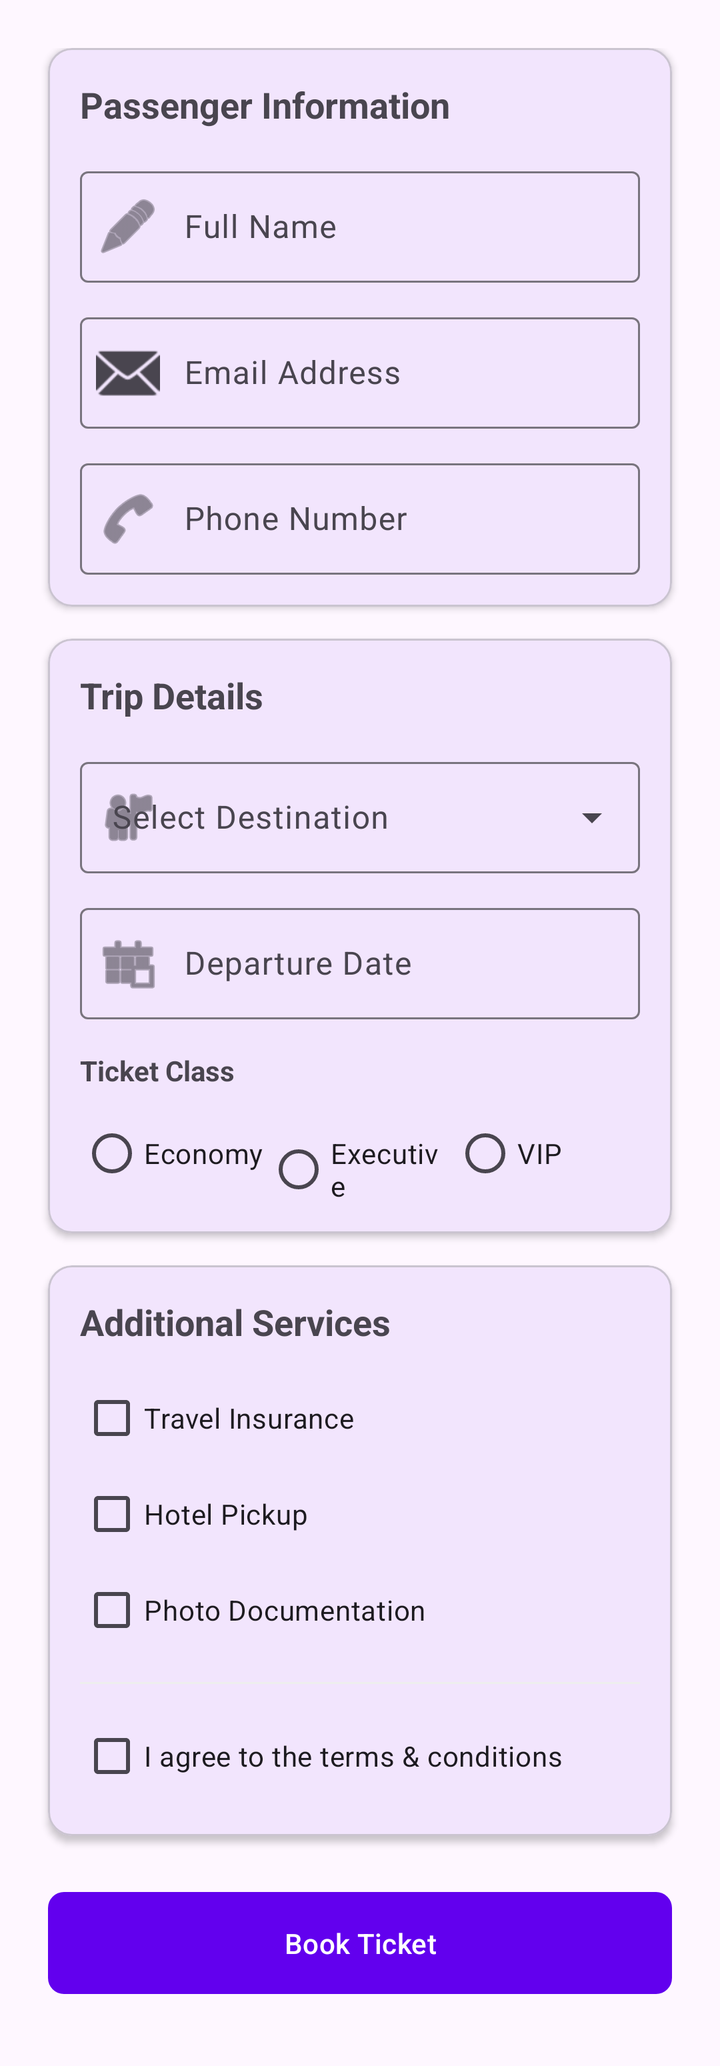
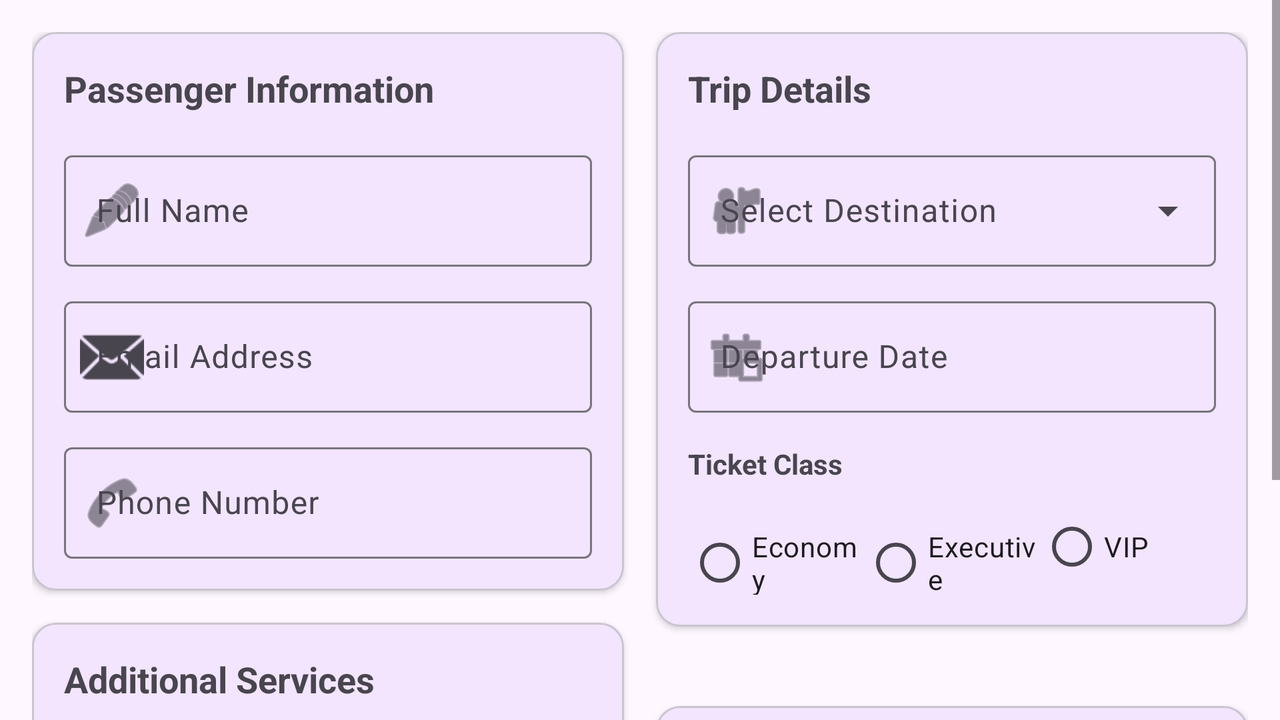

The same Android screen from two of the app's own layout files: first res/layout/ as a phone draws it, then the repository's variant for another configuration, drawn on a device whose configuration selects that folder. Both files follow.
<!-- AndroidManifest.xml: application theme Theme.MyTravel -->
<!-- res/layout/activity_main.xml -->
<?xml version="1.0" encoding="utf-8"?>
<ScrollView xmlns:android="http://schemas.android.com/apk/res/android"
    xmlns:app="http://schemas.android.com/apk/res-auto"
    xmlns:tools="http://schemas.android.com/tools"
    android:layout_width="match_parent"
    android:layout_height="match_parent"
    android:fillViewport="true"
    tools:context=".MainActivity">

    <androidx.constraintlayout.widget.ConstraintLayout
        android:id="@+id/main"
        android:layout_width="match_parent"
        android:layout_height="wrap_content"
        android:paddingTop="24dp"
        android:paddingBottom="@dimen/screen_margin_vertical">

        <androidx.constraintlayout.widget.Guideline
            android:id="@+id/guidelineStart"
            android:layout_width="wrap_content"
            android:layout_height="wrap_content"
            android:orientation="vertical"
            app:layout_constraintGuide_begin="@dimen/screen_margin_horizontal" />

        <androidx.constraintlayout.widget.Guideline
            android:id="@+id/guidelineEnd"
            android:layout_width="wrap_content"
            android:layout_height="wrap_content"
            android:orientation="vertical"
            app:layout_constraintGuide_end="@dimen/screen_margin_horizontal" />

        
        <com.google.android.material.card.MaterialCardView
            android:id="@+id/cardPassenger"
            android:layout_width="0dp"
            android:layout_height="wrap_content"
            app:cardCornerRadius="@dimen/card_corner_radius"
            app:cardElevation="2dp"
            app:layout_constraintTop_toTopOf="parent"
            app:layout_constraintStart_toStartOf="@id/guidelineStart"
            app:layout_constraintEnd_toEndOf="@id/guidelineEnd"
            app:layout_constraintWidth_max="@dimen/form_max_width">

            <LinearLayout
                android:layout_width="match_parent"
                android:layout_height="wrap_content"
                android:orientation="vertical"
                android:padding="16dp">

                <TextView
                    android:layout_width="wrap_content"
                    android:layout_height="wrap_content"
                    android:text="@string/section_passenger"
                    android:textSize="18sp"
                    android:textStyle="bold"
                    android:layout_marginBottom="16dp" />

                <com.google.android.material.textfield.TextInputLayout
                    android:layout_width="match_parent"
                    android:layout_height="wrap_content"
                    android:hint="@string/customer_name"
                    app:startIconDrawable="@android:drawable/ic_menu_edit"
                    style="@style/Widget.Material3.TextInputLayout.OutlinedBox">

                    <com.google.android.material.textfield.TextInputEditText
                        android:id="@+id/etName"
                        android:layout_width="match_parent"
                        android:layout_height="wrap_content"
                        android:inputType="textPersonName" />
                </com.google.android.material.textfield.TextInputLayout>

                <com.google.android.material.textfield.TextInputLayout
                    android:layout_width="match_parent"
                    android:layout_height="wrap_content"
                    android:layout_marginTop="12dp"
                    android:hint="@string/customer_email"
                    app:startIconDrawable="@android:drawable/ic_dialog_email"
                    style="@style/Widget.Material3.TextInputLayout.OutlinedBox">

                    <com.google.android.material.textfield.TextInputEditText
                        android:id="@+id/etEmail"
                        android:layout_width="match_parent"
                        android:layout_height="wrap_content"
                        android:inputType="textEmailAddress" />
                </com.google.android.material.textfield.TextInputLayout>

                <com.google.android.material.textfield.TextInputLayout
                    android:layout_width="match_parent"
                    android:layout_height="wrap_content"
                    android:layout_marginTop="12dp"
                    android:hint="@string/customer_phone"
                    app:startIconDrawable="@android:drawable/ic_menu_call"
                    style="@style/Widget.Material3.TextInputLayout.OutlinedBox">

                    <com.google.android.material.textfield.TextInputEditText
                        android:id="@+id/etPhone"
                        android:layout_width="match_parent"
                        android:layout_height="wrap_content"
                        android:inputType="phone" />
                </com.google.android.material.textfield.TextInputLayout>

            </LinearLayout>
        </com.google.android.material.card.MaterialCardView>

        
        <com.google.android.material.card.MaterialCardView
            android:id="@+id/cardTrip"
            android:layout_width="0dp"
            android:layout_height="wrap_content"
            android:layout_marginTop="16dp"
            app:cardCornerRadius="@dimen/card_corner_radius"
            app:cardElevation="2dp"
            app:layout_constraintTop_toBottomOf="@id/cardPassenger"
            app:layout_constraintStart_toStartOf="@id/guidelineStart"
            app:layout_constraintEnd_toEndOf="@id/guidelineEnd"
            app:layout_constraintWidth_max="@dimen/form_max_width">

            <LinearLayout
                android:layout_width="match_parent"
                android:layout_height="wrap_content"
                android:orientation="vertical"
                android:padding="16dp">

                <TextView
                    android:layout_width="wrap_content"
                    android:layout_height="wrap_content"
                    android:text="@string/section_trip"
                    android:textSize="18sp"
                    android:textStyle="bold"
                    android:layout_marginBottom="16dp" />

                <com.google.android.material.textfield.TextInputLayout
                    android:layout_width="match_parent"
                    android:layout_height="wrap_content"
                    android:hint="@string/destination_prompt"
                    app:startIconDrawable="@android:drawable/ic_menu_myplaces"
                    style="@style/Widget.Material3.TextInputLayout.OutlinedBox.ExposedDropdownMenu">

                    <AutoCompleteTextView
                        android:id="@+id/spinnerDestination"
                        android:layout_width="match_parent"
                        android:layout_height="wrap_content"
                        android:inputType="none" />
                </com.google.android.material.textfield.TextInputLayout>

                <com.google.android.material.textfield.TextInputLayout
                    android:layout_width="match_parent"
                    android:layout_height="wrap_content"
                    android:layout_marginTop="12dp"
                    android:hint="@string/departure_date"
                    app:startIconDrawable="@android:drawable/ic_menu_today"
                    style="@style/Widget.Material3.TextInputLayout.OutlinedBox">

                    <com.google.android.material.textfield.TextInputEditText
                        android:id="@+id/etDate"
                        android:layout_width="match_parent"
                        android:layout_height="wrap_content"
                        android:focusable="false"
                        android:clickable="true"
                        android:inputType="none" />
                </com.google.android.material.textfield.TextInputLayout>

                <TextView
                    android:layout_width="wrap_content"
                    android:layout_height="wrap_content"
                    android:layout_marginTop="16dp"
                    android:text="@string/ticket_class"
                    android:textStyle="bold" />

                <RadioGroup
                    android:id="@+id/rgClass"
                    android:layout_width="match_parent"
                    android:layout_height="wrap_content"
                    android:orientation="horizontal"
                    android:layout_marginTop="8dp">

                    <RadioButton
                        android:id="@+id/rbEconomy"
                        android:layout_width="0dp"
                        android:layout_height="wrap_content"
                        android:layout_weight="1"
                        android:text="@string/class_economy" />

                    <RadioButton
                        android:id="@+id/rbExecutive"
                        android:layout_width="0dp"
                        android:layout_height="wrap_content"
                        android:layout_weight="1"
                        android:text="@string/class_executive" />

                    <RadioButton
                        android:id="@+id/rbVIP"
                        android:layout_width="0dp"
                        android:layout_height="wrap_content"
                        android:layout_weight="1"
                        android:text="@string/class_vip" />
                </RadioGroup>

            </LinearLayout>
        </com.google.android.material.card.MaterialCardView>

        
        <com.google.android.material.card.MaterialCardView
            android:id="@+id/cardServices"
            android:layout_width="0dp"
            android:layout_height="wrap_content"
            android:layout_marginTop="16dp"
            app:cardCornerRadius="@dimen/card_corner_radius"
            app:cardElevation="2dp"
            app:layout_constraintTop_toBottomOf="@id/cardTrip"
            app:layout_constraintStart_toStartOf="@id/guidelineStart"
            app:layout_constraintEnd_toEndOf="@id/guidelineEnd"
            app:layout_constraintWidth_max="@dimen/form_max_width">

            <LinearLayout
                android:layout_width="match_parent"
                android:layout_height="wrap_content"
                android:orientation="vertical"
                android:padding="16dp">

                <TextView
                    android:layout_width="wrap_content"
                    android:layout_height="wrap_content"
                    android:text="@string/additional_services"
                    android:textSize="18sp"
                    android:textStyle="bold"
                    android:layout_marginBottom="12dp" />

                <CheckBox
                    android:id="@+id/cbInsurance"
                    android:layout_width="match_parent"
                    android:layout_height="wrap_content"
                    android:text="@string/service_insurance" />

                <CheckBox
                    android:id="@+id/cbPickup"
                    android:layout_width="match_parent"
                    android:layout_height="wrap_content"
                    android:text="@string/service_pickup" />

                <CheckBox
                    android:id="@+id/cbPhoto"
                    android:layout_width="match_parent"
                    android:layout_height="wrap_content"
                    android:text="@string/service_photo" />

                <View
                    android:layout_width="match_parent"
                    android:layout_height="1dp"
                    android:layout_marginVertical="12dp"
                    android:background="#EEEEEE" />

                <CheckBox
                    android:id="@+id/cbAgreement"
                    android:layout_width="match_parent"
                    android:layout_height="wrap_content"
                    android:text="@string/agreement" />

            </LinearLayout>
        </com.google.android.material.card.MaterialCardView>

        <Button
            android:id="@+id/btnBook"
            android:layout_width="0dp"
            android:layout_height="wrap_content"
            android:layout_marginTop="24dp"
            android:text="@string/book_button"
            android:padding="16dp"
            app:cornerRadius="8dp"
            app:layout_constraintTop_toBottomOf="@id/cardServices"
            app:layout_constraintStart_toStartOf="@id/guidelineStart"
            app:layout_constraintEnd_toEndOf="@id/guidelineEnd"
            app:layout_constraintWidth_max="@dimen/form_max_width" />

    </androidx.constraintlayout.widget.ConstraintLayout>
</ScrollView>
<!-- resources referenced by this layout -->
<resources>
  <dimen name="card_corner_radius">12dp</dimen>
  <dimen name="form_max_width">500dp</dimen>
  <dimen name="screen_margin_horizontal">24dp</dimen>
  <dimen name="screen_margin_vertical">32dp</dimen>
  <string name="additional_services">Additional Services</string>
  <string name="agreement">I agree to the terms &amp; conditions</string>
  <string name="book_button">Book Ticket</string>
  <string name="class_economy">Economy</string>
  <string name="class_executive">Executive</string>
  <string name="class_vip">VIP</string>
  <string name="customer_email">Email Address</string>
  <string name="customer_name">Full Name</string>
  <string name="customer_phone">Phone Number</string>
  <string name="departure_date">Departure Date</string>
  <string name="destination_prompt">Select Destination</string>
  <string name="section_passenger">Passenger Information</string>
  <string name="section_trip">Trip Details</string>
  <string name="service_insurance">Travel Insurance</string>
  <string name="service_photo">Photo Documentation</string>
  <string name="service_pickup">Hotel Pickup</string>
  <string name="ticket_class">Ticket Class</string>
  <style name="Theme.MyTravel" parent="Base.Theme.MyTravel" />
  <style name="Base.Theme.MyTravel" parent="Theme.Material3.DayNight">
          
          <item name="colorPrimary">@color/purple_500</item>
          <item name="colorOnPrimary">@color/white</item>
          <item name="colorSecondary">@color/teal_700</item>
          <item name="colorOnSecondary">@color/white</item>
      </style>
</resources>
<!-- res/layout-land/activity_main.xml (the repository's variant of the layout above) -->
<!-- drawn on the phone turned sideways -->
<?xml version="1.0" encoding="utf-8"?>
<androidx.constraintlayout.widget.ConstraintLayout xmlns:android="http://schemas.android.com/apk/res/android"
    xmlns:app="http://schemas.android.com/apk/res-auto"
    xmlns:tools="http://schemas.android.com/tools"
    android:layout_width="match_parent"
    android:layout_height="match_parent"
    tools:context=".MainActivity">

    <ScrollView
        android:layout_width="match_parent"
        android:layout_height="match_parent"
        android:fillViewport="true">

        <androidx.constraintlayout.widget.ConstraintLayout
            android:layout_width="match_parent"
            android:layout_height="wrap_content"
            android:padding="16dp">

            <androidx.constraintlayout.widget.Guideline
                android:id="@+id/guidelineCenter"
                android:layout_width="wrap_content"
                android:layout_height="wrap_content"
                android:orientation="vertical"
                app:layout_constraintGuide_percent="0.5" />

            
            <com.google.android.material.card.MaterialCardView
                android:id="@+id/cardPassenger"
                android:layout_width="0dp"
                android:layout_height="wrap_content"
                android:layout_marginEnd="8dp"
                app:cardCornerRadius="@dimen/card_corner_radius"
                app:cardElevation="2dp"
                app:layout_constraintEnd_toStartOf="@+id/guidelineCenter"
                app:layout_constraintStart_toStartOf="parent"
                app:layout_constraintTop_toTopOf="parent">

                <LinearLayout
                    android:layout_width="match_parent"
                    android:layout_height="wrap_content"
                    android:orientation="vertical"
                    android:padding="16dp">

                    <TextView
                        android:layout_width="wrap_content"
                        android:layout_height="wrap_content"
                        android:layout_marginBottom="16dp"
                        android:text="@string/section_passenger"
                        android:textSize="18sp"
                        android:textStyle="bold" />

                    <com.google.android.material.textfield.TextInputLayout
                        style="@style/Widget.Material3.TextInputLayout.OutlinedBox"
                        android:layout_width="match_parent"
                        android:layout_height="wrap_content"
                        android:hint="@string/customer_name"
                        app:startIconDrawable="@android:drawable/ic_menu_edit">

                        <com.google.android.material.textfield.TextInputEditText
                            android:id="@+id/etName"
                            android:layout_width="match_parent"
                            android:layout_height="wrap_content"
                            android:inputType="textPersonName" />
                    </com.google.android.material.textfield.TextInputLayout>

                    <com.google.android.material.textfield.TextInputLayout
                        style="@style/Widget.Material3.TextInputLayout.OutlinedBox"
                        android:layout_width="match_parent"
                        android:layout_height="wrap_content"
                        android:layout_marginTop="12dp"
                        android:hint="@string/customer_email"
                        app:startIconDrawable="@android:drawable/ic_dialog_email">

                        <com.google.android.material.textfield.TextInputEditText
                            android:id="@+id/etEmail"
                            android:layout_width="match_parent"
                            android:layout_height="wrap_content"
                            android:inputType="textEmailAddress" />
                    </com.google.android.material.textfield.TextInputLayout>

                    <com.google.android.material.textfield.TextInputLayout
                        style="@style/Widget.Material3.TextInputLayout.OutlinedBox"
                        android:layout_width="match_parent"
                        android:layout_height="wrap_content"
                        android:layout_marginTop="12dp"
                        android:hint="@string/customer_phone"
                        app:startIconDrawable="@android:drawable/ic_menu_call">

                        <com.google.android.material.textfield.TextInputEditText
                            android:id="@+id/etPhone"
                            android:layout_width="match_parent"
                            android:layout_height="wrap_content"
                            android:inputType="phone" />
                    </com.google.android.material.textfield.TextInputLayout>

                </LinearLayout>
            </com.google.android.material.card.MaterialCardView>

            
            <com.google.android.material.card.MaterialCardView
                android:id="@+id/cardTrip"
                android:layout_width="0dp"
                android:layout_height="wrap_content"
                android:layout_marginStart="8dp"
                app:cardCornerRadius="@dimen/card_corner_radius"
                app:cardElevation="2dp"
                app:layout_constraintEnd_toEndOf="parent"
                app:layout_constraintStart_toEndOf="@+id/guidelineCenter"
                app:layout_constraintTop_toTopOf="parent">

                <LinearLayout
                    android:layout_width="match_parent"
                    android:layout_height="wrap_content"
                    android:orientation="vertical"
                    android:padding="16dp">

                    <TextView
                        android:layout_width="wrap_content"
                        android:layout_height="wrap_content"
                        android:layout_marginBottom="16dp"
                        android:text="@string/section_trip"
                        android:textSize="18sp"
                        android:textStyle="bold" />

                    <com.google.android.material.textfield.TextInputLayout
                        style="@style/Widget.Material3.TextInputLayout.OutlinedBox.ExposedDropdownMenu"
                        android:layout_width="match_parent"
                        android:layout_height="wrap_content"
                        android:hint="@string/destination_prompt"
                        app:startIconDrawable="@android:drawable/ic_menu_myplaces">

                        <AutoCompleteTextView
                            android:id="@+id/spinnerDestination"
                            android:layout_width="match_parent"
                            android:layout_height="wrap_content"
                            android:inputType="none" />
                    </com.google.android.material.textfield.TextInputLayout>

                    <com.google.android.material.textfield.TextInputLayout
                        style="@style/Widget.Material3.TextInputLayout.OutlinedBox"
                        android:layout_width="match_parent"
                        android:layout_height="wrap_content"
                        android:layout_marginTop="12dp"
                        android:hint="@string/departure_date"
                        app:startIconDrawable="@android:drawable/ic_menu_today">

                        <com.google.android.material.textfield.TextInputEditText
                            android:id="@+id/etDate"
                            android:layout_width="match_parent"
                            android:layout_height="wrap_content"
                            android:clickable="true"
                            android:focusable="false"
                            android:inputType="none" />
                    </com.google.android.material.textfield.TextInputLayout>

                    <TextView
                        android:layout_width="wrap_content"
                        android:layout_height="wrap_content"
                        android:layout_marginTop="16dp"
                        android:text="@string/ticket_class"
                        android:textStyle="bold" />

                    <RadioGroup
                        android:id="@+id/rgClass"
                        android:layout_width="match_parent"
                        android:layout_height="wrap_content"
                        android:layout_marginTop="8dp"
                        android:orientation="horizontal">

                        <RadioButton
                            android:id="@+id/rbEconomy"
                            android:layout_width="0dp"
                            android:layout_height="wrap_content"
                            android:layout_weight="1"
                            android:text="@string/class_economy" />

                        <RadioButton
                            android:id="@+id/rbExecutive"
                            android:layout_width="0dp"
                            android:layout_height="wrap_content"
                            android:layout_weight="1"
                            android:text="@string/class_executive" />

                        <RadioButton
                            android:id="@+id/rbVIP"
                            android:layout_width="0dp"
                            android:layout_height="wrap_content"
                            android:layout_weight="1"
                            android:text="@string/class_vip" />
                    </RadioGroup>

                </LinearLayout>
            </com.google.android.material.card.MaterialCardView>

            
            <com.google.android.material.card.MaterialCardView
                android:id="@+id/cardServices"
                android:layout_width="0dp"
                android:layout_height="wrap_content"
                android:layout_marginTop="16dp"
                android:layout_marginEnd="8dp"
                app:cardCornerRadius="@dimen/card_corner_radius"
                app:cardElevation="2dp"
                app:layout_constraintEnd_toStartOf="@+id/guidelineCenter"
                app:layout_constraintStart_toStartOf="parent"
                app:layout_constraintTop_toBottomOf="@id/cardPassenger">

                <LinearLayout
                    android:layout_width="match_parent"
                    android:layout_height="wrap_content"
                    android:orientation="vertical"
                    android:padding="16dp">

                    <TextView
                        android:layout_width="wrap_content"
                        android:layout_height="wrap_content"
                        android:layout_marginBottom="12dp"
                        android:text="@string/additional_services"
                        android:textSize="18sp"
                        android:textStyle="bold" />

                    <CheckBox
                        android:id="@+id/cbInsurance"
                        android:layout_width="match_parent"
                        android:layout_height="wrap_content"
                        android:text="@string/service_insurance" />

                    <CheckBox
                        android:id="@+id/cbPickup"
                        android:layout_width="match_parent"
                        android:layout_height="wrap_content"
                        android:text="@string/service_pickup" />

                    <CheckBox
                        android:id="@+id/cbPhoto"
                        android:layout_width="match_parent"
                        android:layout_height="wrap_content"
                        android:text="@string/service_photo" />

                </LinearLayout>
            </com.google.android.material.card.MaterialCardView>

            <com.google.android.material.card.MaterialCardView
                android:id="@+id/cardAction"
                android:layout_width="0dp"
                android:layout_height="wrap_content"
                android:layout_marginTop="16dp"
                android:layout_marginStart="8dp"
                app:cardCornerRadius="@dimen/card_corner_radius"
                app:cardElevation="2dp"
                app:layout_constraintBottom_toBottomOf="@id/cardServices"
                app:layout_constraintEnd_toEndOf="parent"
                app:layout_constraintStart_toEndOf="@+id/guidelineCenter"
                app:layout_constraintTop_toBottomOf="@id/cardTrip">

                <LinearLayout
                    android:layout_width="match_parent"
                    android:layout_height="wrap_content"
                    android:gravity="center"
                    android:orientation="vertical"
                    android:padding="16dp">

                    <CheckBox
                        android:id="@+id/cbAgreement"
                        android:layout_width="match_parent"
                        android:layout_height="wrap_content"
                        android:text="@string/agreement" />

                    <Button
                        android:id="@+id/btnBook"
                        android:layout_width="match_parent"
                        android:layout_height="wrap_content"
                        android:layout_marginTop="16dp"
                        android:padding="12dp"
                        android:text="@string/book_button"
                        app:cornerRadius="8dp" />
                </LinearLayout>
            </com.google.android.material.card.MaterialCardView>

        </androidx.constraintlayout.widget.ConstraintLayout>
    </ScrollView>
</androidx.constraintlayout.widget.ConstraintLayout>
<!-- resources referenced by the variant -->
<!-- as the phone turned sideways resolves them -->
<resources>
  <dimen name="card_corner_radius">12dp</dimen>
  <string name="additional_services">Additional Services</string>
  <string name="agreement">I agree to the terms &amp; conditions</string>
  <string name="book_button">Book Ticket</string>
  <string name="class_economy">Economy</string>
  <string name="class_executive">Executive</string>
  <string name="class_vip">VIP</string>
  <string name="customer_email">Email Address</string>
  <string name="customer_name">Full Name</string>
  <string name="customer_phone">Phone Number</string>
  <string name="departure_date">Departure Date</string>
  <string name="destination_prompt">Select Destination</string>
  <string name="section_passenger">Passenger Information</string>
  <string name="section_trip">Trip Details</string>
  <string name="service_insurance">Travel Insurance</string>
  <string name="service_photo">Photo Documentation</string>
  <string name="service_pickup">Hotel Pickup</string>
  <string name="ticket_class">Ticket Class</string>
  <style name="Theme.MyTravel" parent="Base.Theme.MyTravel" />
  <style name="Base.Theme.MyTravel" parent="Theme.Material3.DayNight">
          
          <item name="colorPrimary">@color/purple_500</item>
          <item name="colorOnPrimary">@color/white</item>
          <item name="colorSecondary">@color/teal_700</item>
          <item name="colorOnSecondary">@color/white</item>
      </style>
</resources>
